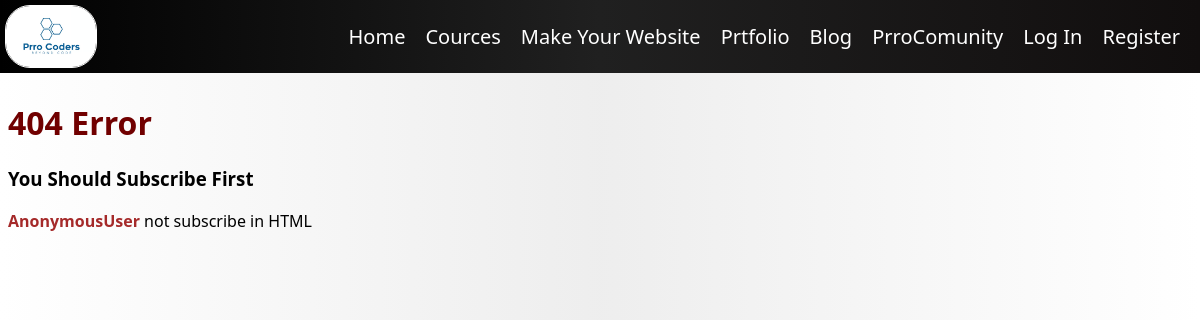
The app's page /Cources/Lesson/1, older data.
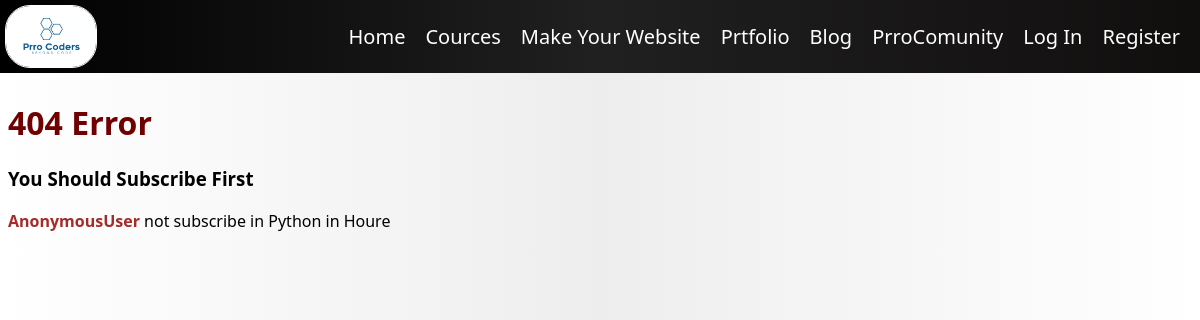
The same page, newer data.
### CourcePanal/models.py (models this page shows)
class Lesson(models.Model):
    Url = models.CharField(max_length=300)
    Name = models.CharField(max_length=30)
    description = models.CharField(max_length=300)
    Cource = models.ForeignKey(Cource, on_delete=models.CASCADE, related_name='Lesson')

class Cource(models.Model):
    image = models.ImageField(upload_to='courses/', default='default.png')
    Name = models.CharField(max_length=30)
    description = models.CharField(max_length=400)
    duration = models.IntegerField()
    isActive = models.BooleanField(default=True)
    By = models.CharField(max_length=30)
    price = models.IntegerField()
    lang = models.ForeignKey(lang, on_delete=models.CASCADE, related_name='Cource')

### CourcePanal/views.py (the view)
# urls.py: path('Lesson/<int:id>', views.lesson, name='lesson'),
def lesson(request, id):
    lesson1 = Lesson.objects.get(pk=id)
    isSub = False
    SubscribeUser = None
    for Sub in lesson1.Cource.Subscribe.all():
        if Sub.User == request.user:
            isSub = True
            SubscribeUser = Sub
    exam = Exam.objects.filter(Lesson=lesson1)
    isExam = exam.exists()
    lesson_url = lesson1.Url
    if "youtube.com/watch?v=" in lesson_url:
        lesson_url = lesson_url.replace("watch?v=", "embed/")
    elif "youtu.be/" in lesson_url:
        lesson_url = lesson_url.replace("youtu.be/", "youtube.com/embed/")
    return render(request, 'Cource/Lesson.html', {
        'Lesson': lesson1,
        'isSub': isSub,
        'lesson_url': lesson_url,  # إرسال الرابط المعدل للقالب
        'isExam':isExam,
    })

### templates/Cource/Lesson.html (shortened to what this page needs)
{% extends 'layout.html' %}
{% block body %}
{% load static %}
<link rel="stylesheet" href="{% static 'Cource/one.css' %}">
    {% if  isSub == False %}
        {% if not user.is_staff  %}
        <h1 style="color: rgb(113, 0, 0);">404 Error</h1>
        <h3>You Should Subscribe First</h3>
        <p><strong style="color: brown;">{{ user }}</strong> not subscribe in {{ Lesson.Cource.Name }}</p>
        {% endif %}
    {% endif %}
{% endblock %}

Row changes from the older to the newer data that the page shows:
changed Lesson: Cource.Name "HTML" → "Python in Houre"
